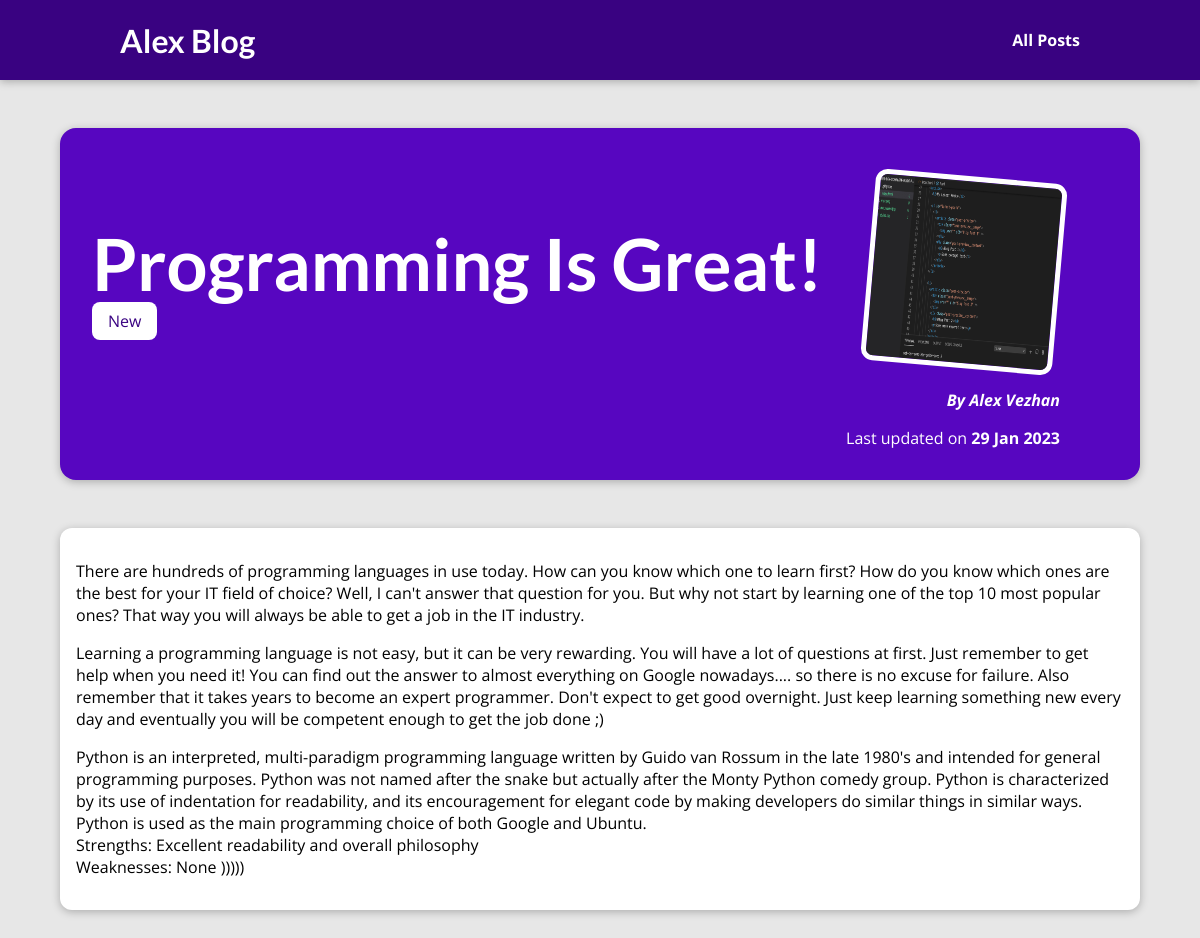
Page /posts/programming-is-fun on the committed database.
### blog/models.py (models this page shows, shortened)
class Post(models.Model):
    title = models.CharField(max_length=150, blank=True)
    excerpt = models.CharField(max_length=300, blank=True)
    image = models.ImageField(upload_to = 'posts', null = True)
    date = models.DateField(auto_now=True)
    slug = models.SlugField(unique=True, db_index=True)
    content = models.TextField(validators=[MinLengthValidator(10)])
    author = models.ForeignKey(Author, on_delete=models.SET_NULL, null=True, related_name='posts')
    tags = models.ManyToManyField(Tag)

class Tag(models.Model):
    caption = models.CharField(max_length=20)

class Author(models.Model):
    firts_name = models.CharField(max_length=100)
    last_name = models.CharField(max_length=100)
    email = models.EmailField(max_length=254)
    def full_name(self):
        return f'{self.firts_name} {self.last_name}'
    def __str__(self):
        return self.full_name()

### blog/views.py (the view)
# urls.py: path('posts/<slug:slug>', views.post_detail, name='post-detail-page') #/posts/my-first-post
def post_detail(request, slug):
    indentified_post = get_object_or_404(Post, slug=slug)
    return render(request, 'blog/post-detail.html', {
        'post': indentified_post,
        'post_tags': indentified_post.tags.all()
    })

### blog/templates/blog/post-detail.html (shortened to what this page needs)
{% extends 'base.html'%}
{% load static %}
{% block css_files%}
    <link rel='stylesheet' href='{% static 'blog/post-detail.css' %}'>
{% endblock %}
{% block content%}
    <section id='summary'>
        <h2>{{ post.title }}</h2>
        <div>
            {% for tag in post_tags%}
                <span class='tag'>{{ tag.caption }}</span>
            {% endfor%}
        </div>
        <article>
            <img src= '{{ post.image.url }}' alt='Post title'>
            <address>By <a href ={{ post.author.email_address }}>{{ post.author }}</a></address>
            <div>
                <p>Last updated on <time>{{post.date|date:'d M Y'}}</time></p>
            </div>
        </article>
    </section>
    <main>
        {{ post.content|linebreaks }}
    </main>
{% endblock %}

### static/app.css (style rules this page uses)
* { box-sizing: border-box; }
html { font-family: 'Open Sans', 'Lato', sans-serif; }
body { margin: 0; }
h1, h2, h3 { font-family: 'Lato', sans-serif; font-weight: bold; }

### blog/static/blog/post-detail.css (style rules this page uses)
body { background-color: #e7e7e7; }
#summary { margin: 8rem auto 3rem auto; padding: 2rem; width: 90%; max-width: 90rem; border-radius: 16px; background-color: #5706c0; position: relative; box-shadow: 0 2px 8px rgba(0, 0, 0, 0.25); height: 22rem; }
#summary h2 { color: white; font-size: 4.5rem; margin-bottom: 0.25rem; }
#summary article { position: absolute; top: 2rem; right: 3rem; padding: 1rem 2rem; border-radius: 12px; text-align: right; color: white; }
#summary article img { width: 12rem; height: 12rem; border-radius: 12px; transform: rotateZ(5deg); border: 5px solid white; margin-bottom: 1rem; }
#summary address { font-weight: bold; }
#summary a { color: white; text-decoration: none; }
#summary time { font-weight: bold; }
main { width: 90%; max-width: 90rem; margin: 3rem auto; background-color: white; padding: 1rem; border-radius: 12px; box-shadow: 0 2px 8px rgba(0, 0, 0, 0.25); }
.tag { background-color: white; color: #390281; padding: 0.5rem 1rem; border-radius: 8px; }

### rows in the picture
Post: title "Programming Is Great!", image (picture), author "Alex Vezhan", date "29 Jan 2023", content "There are hundreds of programming languages in use today. How can you know which one to learn first? How do you know which ones are the best for your IT field of choice? Well, I can't answer that question for you. But why not start by learning one of the top 10 most popular ones? That way you will always be able to get a job in the IT industry. Learning a programming language is not easy, but it can be very rewarding. You will have a lot of questions at first. Just remember to get help when you need it! You can find out the answer to almost everything on Google nowadays.... so there is no excuse for failure. Also remember that it takes years to become an expert programmer. Don't expect to…"
Tag: caption "New"
